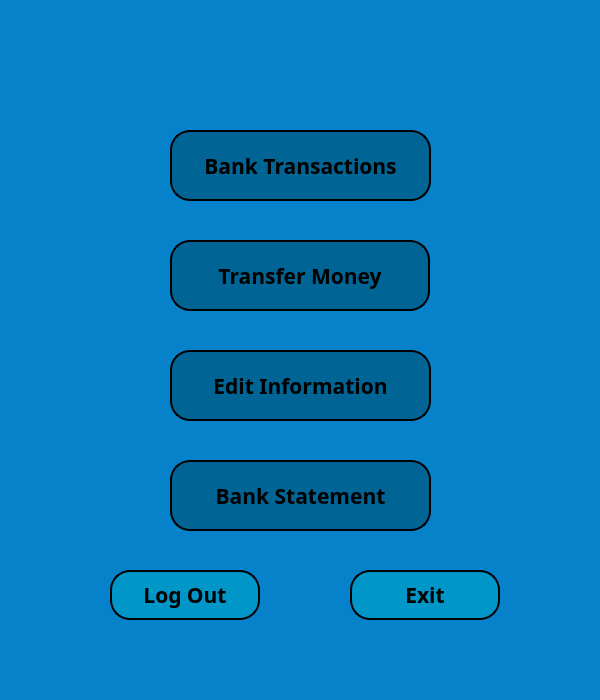
<?xml version="1.0" encoding="UTF-8"?>
<ui version="4.0">
 <class>cs_options_window</class>
 <widget class="QMainWindow" name="cs_options_window">
  <property name="geometry">
   <rect>
    <x>0</x>
    <y>0</y>
    <width>600</width>
    <height>700</height>
   </rect>
  </property>
  <property name="windowTitle">
   <string>MainWindow</string>
  </property>
  <property name="styleSheet">
   <string notr="true">background-color: rgb(5, 130, 202);</string>
  </property>
  <widget class="QWidget" name="centralwidget">
   <widget class="QLabel" name="csoptwdw_lbl_showname">
    <property name="geometry">
     <rect>
      <x>160</x>
      <y>30</y>
      <width>271</width>
      <height>81</height>
     </rect>
    </property>
    <property name="font">
     <font>
      <family>Arial</family>
      <pointsize>24</pointsize>
      <weight>75</weight>
      <bold>true</bold>
     </font>
    </property>
    <property name="text">
     <string/>
    </property>
    <property name="alignment">
     <set>Qt::AlignCenter</set>
    </property>
   </widget>
   <widget class="QPushButton" name="optwdw_btn_transfer">
    <property name="geometry">
     <rect>
      <x>170</x>
      <y>240</y>
      <width>260</width>
      <height>71</height>
     </rect>
    </property>
    <property name="font">
     <font>
      <family>Bahnschrift SemiBold</family>
      <pointsize>16</pointsize>
      <weight>75</weight>
      <bold>true</bold>
     </font>
    </property>
    <property name="styleSheet">
     <string notr="true">QPushButton{
	background-color: rgb(0, 100, 148);

border:2px solid rgb(0, 150, 199);
border-radius:20px;
border-color:black;
}
QPushButton:hover {
     background-color: rgb(202, 240, 248);
     border:2px solid rgb(0, 150, 199);
}</string>
    </property>
    <property name="text">
     <string>Transfer Money</string>
    </property>
   </widget>
   <widget class="QPushButton" name="optwdw_btn_banktr">
    <property name="geometry">
     <rect>
      <x>170</x>
      <y>130</y>
      <width>261</width>
      <height>71</height>
     </rect>
    </property>
    <property name="font">
     <font>
      <family>Bahnschrift SemiBold</family>
      <pointsize>16</pointsize>
      <weight>75</weight>
      <bold>true</bold>
     </font>
    </property>
    <property name="styleSheet">
     <string notr="true">QPushButton{
	background-color: rgb(0, 100, 148);

border:2px solid rgb(0, 150, 199);
border-radius:20px;
border-color:black;
}
QPushButton:hover {
     background-color: rgb(202, 240, 248);
     border:2px solid rgb(0, 150, 199);
}</string>
    </property>
    <property name="text">
     <string>Bank Transactions</string>
    </property>
   </widget>
   <widget class="QPushButton" name="optwdw_btn_editinf">
    <property name="geometry">
     <rect>
      <x>170</x>
      <y>350</y>
      <width>261</width>
      <height>71</height>
     </rect>
    </property>
    <property name="font">
     <font>
      <family>Bahnschrift SemiBold</family>
      <pointsize>16</pointsize>
      <weight>75</weight>
      <bold>true</bold>
     </font>
    </property>
    <property name="styleSheet">
     <string notr="true">QPushButton{
	background-color: rgb(0, 100, 148);

border:2px solid rgb(0, 150, 199);
border-radius:20px;
border-color:black;
}
QPushButton:hover {
     background-color: rgb(202, 240, 248);
     border:2px solid rgb(0, 150, 199);
}</string>
    </property>
    <property name="text">
     <string>Edit Information</string>
    </property>
   </widget>
   <widget class="QPushButton" name="optwdw_btn_bankstt">
    <property name="geometry">
     <rect>
      <x>170</x>
      <y>460</y>
      <width>261</width>
      <height>71</height>
     </rect>
    </property>
    <property name="font">
     <font>
      <family>Bahnschrift SemiBold</family>
      <pointsize>16</pointsize>
      <weight>75</weight>
      <bold>true</bold>
     </font>
    </property>
    <property name="styleSheet">
     <string notr="true">QPushButton{
	background-color: rgb(0, 100, 148);

border:2px solid rgb(0, 150, 199);
border-radius:20px;
border-color:black;
}
QPushButton:hover {
     background-color: rgb(202, 240, 248);
     border:2px solid rgb(0, 150, 199);
}</string>
    </property>
    <property name="text">
     <string>Bank Statement</string>
    </property>
   </widget>
   <widget class="QPushButton" name="optwdw_btn_back">
    <property name="geometry">
     <rect>
      <x>110</x>
      <y>570</y>
      <width>150</width>
      <height>50</height>
     </rect>
    </property>
    <property name="font">
     <font>
      <family>Bahnschrift SemiBold</family>
      <pointsize>16</pointsize>
      <weight>75</weight>
      <bold>true</bold>
     </font>
    </property>
    <property name="styleSheet">
     <string notr="true">QPushButton {
background-color: rgb(0, 150, 199);
   border-color: rgb(66, 167, 255);
   border-bottom-color: rgb(255, 255, 255);
   border:2px solid rgb(202, 240, 248);
   border-radius:20px;
   border-color: black;
}

QPushButton:hover {
     background-color: rgb(202, 240, 248);
     border:2px solid rgb(202, 240, 248);
}
    
   </string>
    </property>
    <property name="text">
     <string>Log Out</string>
    </property>
   </widget>
   <widget class="QPushButton" name="optwdw_btn_exit">
    <property name="geometry">
     <rect>
      <x>350</x>
      <y>570</y>
      <width>150</width>
      <height>50</height>
     </rect>
    </property>
    <property name="font">
     <font>
      <family>Bahnschrift SemiBold</family>
      <pointsize>16</pointsize>
      <weight>75</weight>
      <bold>true</bold>
     </font>
    </property>
    <property name="styleSheet">
     <string notr="true">QPushButton {
background-color: rgb(0, 150, 199);
   border-color: rgb(66, 167, 255);
   border-bottom-color: rgb(255, 255, 255);
   border:2px solid rgb(202, 240, 248);
   border-radius:20px;
   border-color: black;
}

QPushButton:hover {
     background-color: rgb(202, 240, 248);
     border:2px solid rgb(202, 240, 248);
}
    
   </string>
    </property>
    <property name="text">
     <string>Exit</string>
    </property>
   </widget>
  </widget>
  <widget class="QStatusBar" name="statusbar"/>
  <widget class="QMenuBar" name="menubar">
   <property name="geometry">
    <rect>
     <x>0</x>
     <y>0</y>
     <width>600</width>
     <height>21</height>
    </rect>
   </property>
  </widget>
 </widget>
 <resources/>
 <connections/>
</ui>
